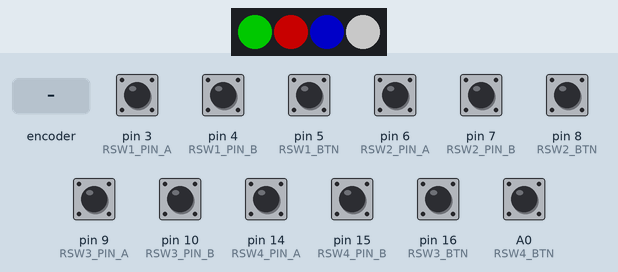
This sketch was run on a simulated Arduino Leonardo, built with avr-gcc and run on an emulated ATmega32U4. Shown: 4 RGB LEDs in strip order, left to right. Inputs (shaded band) come from the test bench; at power-on: A0 (RSW4_BTN), pin 3 (RSW1_PIN_A), pin 4 (RSW1_PIN_B), pin 5 (RSW1_BTN), pin 6 (RSW2_PIN_A), pin 7 (RSW2_PIN_B), pin 8 (RSW2_BTN), pin 9 (RSW3_PIN_A), pin 10 (RSW3_PIN_B), pin 14 (RSW4_PIN_A), pin 15 (RSW4_PIN_B), pin 16 (RSW3_BTN) HIGH. Dim RGB values are drawn brighter than linear; USB keyboard and mouse output is not drawn.

Above: at 1.2 s.
1.3 s: rotary encoder on pin 3 (RSW1_PIN_A) / pin 4 (RSW1_PIN_B) turned 3 steps (first pin leading)
At 1.48 s:
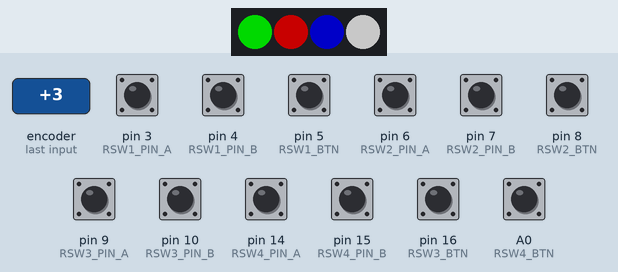
3.4 s: pin 6 (RSW2_PIN_A) pulled LOW for 0.15 s
At 4.2 s:
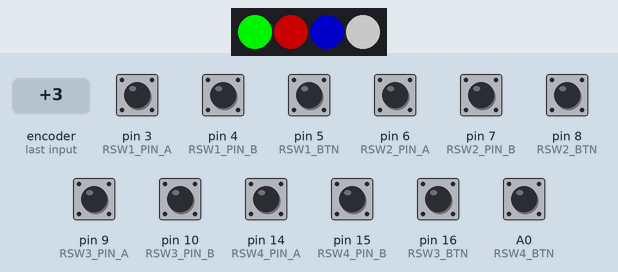
5.0 s: pin 7 (RSW2_PIN_B) pulled LOW for 0.15 s
At 6.3 s:
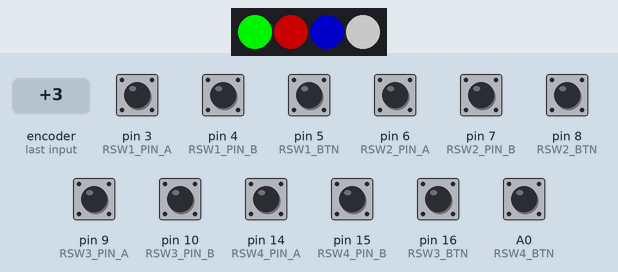
6.6 s: pin 9 (RSW3_PIN_A) pulled LOW for 0.15 s
At 7.8 s:
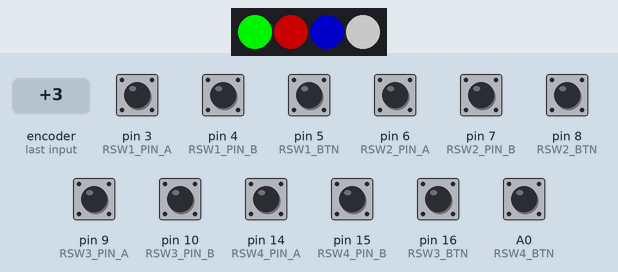
8.2 s: pin 10 (RSW3_PIN_B) pulled LOW for 0.15 s
At 9.0 s:
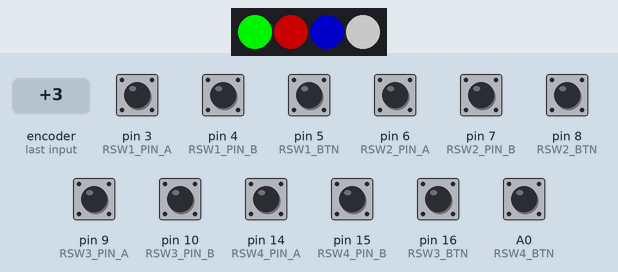
9.8 s: pin 14 (RSW4_PIN_A) pulled LOW for 0.15 s
At 10.2 s:
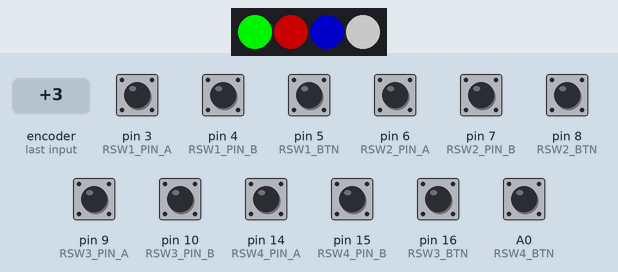
Timing chart, 0 to 12.4 s (numbered marks = the images above; inputs shaded):
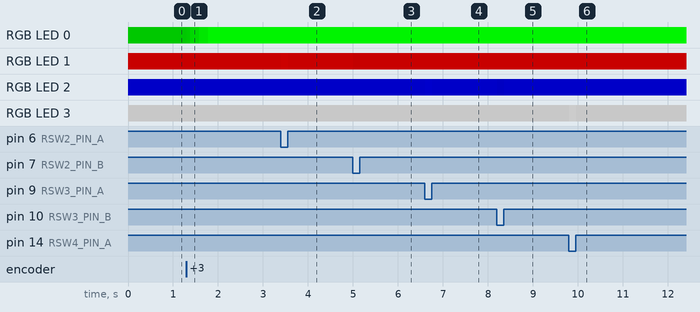

The sketch:

Cayman_GT4-v2.1_BB_Top_4enc.ino
```cpp
#include <Joystick.h>
#include <Adafruit_NeoPixel.h>

// Define the number of LEDs and the pin they are connected to
#define NUM_LEDS 4
#define LED_PIN 2

// Define the pins for the rotary encoders and their buttons
#define RSW1_PIN_A 3
#define RSW1_PIN_B 4
#define RSW1_BTN 5
#define RSW2_PIN_A 6
#define RSW2_PIN_B 7
#define RSW2_BTN 8
#define RSW3_PIN_A 9
#define RSW3_PIN_B 10
#define RSW3_BTN 16
#define RSW4_PIN_A 14
#define RSW4_PIN_B 15
#define RSW4_BTN A0

// --- LED brightness control ---
#define MIN_BRIGHTNESS 10
#define MAX_BRIGHTNESS 255
#define BRIGHTNESS_STEP 10

int led1_brightness = 100;
int led2_brightness = 100;
int led3_brightness = 100;
int led4_brightness = 100;

Adafruit_NeoPixel leds(NUM_LEDS, LED_PIN, NEO_GRB + NEO_KHZ800);

Joystick_ Joystick(JOYSTICK_DEFAULT_REPORT_ID, JOYSTICK_TYPE_GAMEPAD,
                   12, 0, // 12 buttons, 0 hats
                   false, false, false, // No axes
                   false, false, false,
                   false, false, false,
                   false, false);

// --- Encoder state tracking ---
int last_rsw1_state = 0;
int last_rsw2_state = 0;
int last_rsw3_state = 0;
int last_rsw4_state = 0;

void setup() {
  pinMode(RSW1_PIN_A, INPUT_PULLUP);
  pinMode(RSW1_PIN_B, INPUT_PULLUP);
  pinMode(RSW1_BTN,   INPUT_PULLUP);

  pinMode(RSW2_PIN_A, INPUT_PULLUP);
  pinMode(RSW2_PIN_B, INPUT_PULLUP);
  pinMode(RSW2_BTN,   INPUT_PULLUP);

  pinMode(RSW3_PIN_A, INPUT_PULLUP);
  pinMode(RSW3_PIN_B, INPUT_PULLUP);
  pinMode(RSW3_BTN,   INPUT_PULLUP);

  pinMode(RSW4_PIN_A, INPUT_PULLUP);
  pinMode(RSW4_PIN_B, INPUT_PULLUP);
  pinMode(RSW4_BTN,   INPUT_PULLUP);

  leds.begin();
  leds.show();

  Joystick.begin();
}

// --- Button handler ---
void updateButton(uint8_t pin, uint8_t buttonIndex) {
  static uint8_t lastState[20];
  uint8_t state = digitalRead(pin);
  uint8_t pressed = !state;
  if (pressed != lastState[pin]) {
    Joystick.setButton(buttonIndex, pressed);
    lastState[pin] = pressed;
  }
}


// --- Rotary encoder with direction ---
void handleEncoder(int pinA, int pinB, int &lastState, uint8_t btnLeft, uint8_t btnRight, int &brightness) {
  int MSB = digitalRead(pinA); // A
  int LSB = digitalRead(pinB); // B

  int encoded = (MSB << 1) | LSB;
  int sum = (lastState << 2) | encoded;

  // Clockwise
  if (sum == 0b1101 || sum == 0b0100 || sum == 0b0010 || sum == 0b1011) {
    Joystick.setButton(btnRight, 1);
    delay(10);
    Joystick.setButton(btnRight, 0);
    brightness = min(MAX_BRIGHTNESS, brightness + BRIGHTNESS_STEP);
  }

  // Counter-clockwise
  if (sum == 0b1110 || sum == 0b0111 || sum == 0b0001 || sum == 0b1000) {
    Joystick.setButton(btnLeft, 1);
    delay(10);
    Joystick.setButton(btnLeft, 0);
    brightness = max(MIN_BRIGHTNESS, brightness - BRIGHTNESS_STEP);
  }

  lastState = encoded;
}

// --- LED update ---
void updateLEDs() {
  leds.setPixelColor(0, leds.Color(0, led1_brightness, 0));  //green leds.setPixelColor(index, color)
  leds.setPixelColor(1, leds.Color(led2_brightness, 0, 0)); //red
  leds.setPixelColor(2, leds.Color(0, 0, led3_brightness)); //blue
  leds.setPixelColor(3, leds.Color(led4_brightness, led4_brightness, led4_brightness)); //white
  leds.show();
}

void loop() {
  // Handle encoder direction and brightness
  handleEncoder(RSW1_PIN_A, RSW1_PIN_B, last_rsw1_state, 1, 2, led1_brightness);
  handleEncoder(RSW2_PIN_A, RSW2_PIN_B, last_rsw2_state, 4, 5, led2_brightness);
  handleEncoder(RSW3_PIN_A, RSW3_PIN_B, last_rsw3_state, 7, 8, led3_brightness);
  handleEncoder(RSW4_PIN_A, RSW4_PIN_B, last_rsw4_state, 10, 11, led4_brightness);
  // Handle buttons
  updateButton(RSW1_BTN, 0);
  updateButton(RSW2_BTN, 3);
  updateButton(RSW3_BTN, 6);
  updateButton(RSW4_BTN, 9);


  updateLEDs();
}
```

Measured:
- after the input at 1.3 s, RGB LED 0: RGB(0, 100, 0) → RGB(0, 110, 0) at once, → RGB(0, 140, 0) 0.07 s later, → RGB(0, 180, 0) 0.20 s later, → RGB(0, 220, 0) 0.20 s later
- after the input at 3.4 s, RGB LED 1: RGB(100, 0, 0) → RGB(110, 0, 0) at once, → RGB(100, 0, 0) 0.15 s later
- after the input at 5.0 s, RGB LED 1: RGB(100, 0, 0) → RGB(90, 0, 0) at once, → RGB(100, 0, 0) 0.15 s later
- after the input at 6.6 s, RGB LED 2: RGB(0, 0, 100) → RGB(0, 0, 110) at once, → RGB(0, 0, 100) 0.15 s later
- after the input at 8.2 s, RGB LED 2: RGB(0, 0, 100) → RGB(0, 0, 90) at once, → RGB(0, 0, 100) 0.15 s later
- after the input at 9.8 s, RGB LED 3: RGB(100, 100, 100) → RGB(110, 110, 110) at once, → RGB(100, 100, 100) 0.15 s later
